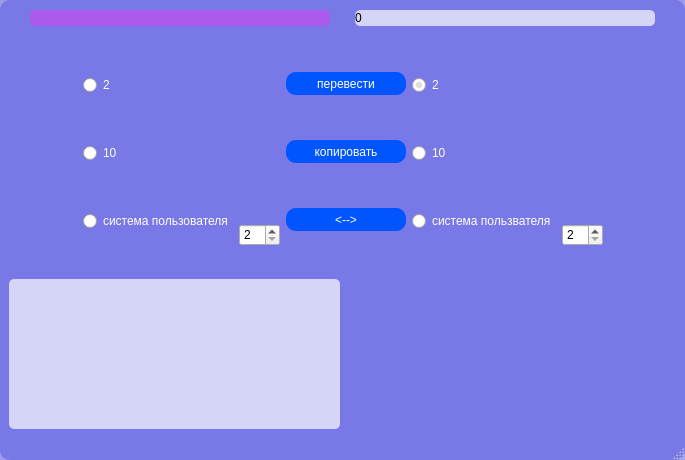
<?xml version="1.0" encoding="UTF-8"?>
<ui version="4.0">
 <class>MainWindow</class>
 <widget class="QMainWindow" name="MainWindow">
  <property name="geometry">
   <rect>
    <x>0</x>
    <y>0</y>
    <width>685</width>
    <height>460</height>
   </rect>
  </property>
  <property name="windowTitle">
   <string>MainWindow</string>
  </property>
  <property name="styleSheet">
   <string notr="true">QMainWindow {
	border-radius : 10px;
	background-color: rgba(100,100, 225, 165);
}
QLabel{
	border-radius : 5px;
	background-color: rgba(255,255, 255, 175);

}
QRadioButton{
color: rgb(255, 255, 255);
}</string>
  </property>
  <widget class="QWidget" name="centralwidget">
   <layout class="QVBoxLayout" name="verticalLayout_12">
    <item>
     <layout class="QHBoxLayout" name="horizontalLayout" stretch="1,0">
      <property name="spacing">
       <number>5</number>
      </property>
      <property name="sizeConstraint">
       <enum>QLayout::SetNoConstraint</enum>
      </property>
      <property name="leftMargin">
       <number>1</number>
      </property>
      <property name="topMargin">
       <number>1</number>
      </property>
      <property name="rightMargin">
       <number>1</number>
      </property>
      <property name="bottomMargin">
       <number>1</number>
      </property>
      <item>
       <widget class="QLineEdit" name="lineEdit">
        <property name="minimumSize">
         <size>
          <width>280</width>
          <height>0</height>
         </size>
        </property>
        <property name="maximumSize">
         <size>
          <width>300</width>
          <height>16777215</height>
         </size>
        </property>
        <property name="styleSheet">
         <string notr="true">border-radius: 5px;
background-color: rgb(129, 69, 189);
color: rgb(255, 255, 255);
font: 11pt &quot;Ubuntu&quot;;
background-color: rgba(255, 46, 245, 100);</string>
        </property>
       </widget>
      </item>
      <item>
       <widget class="QLabel" name="label">
        <property name="minimumSize">
         <size>
          <width>280</width>
          <height>0</height>
         </size>
        </property>
        <property name="maximumSize">
         <size>
          <width>300</width>
          <height>16777215</height>
         </size>
        </property>
        <property name="styleSheet">
         <string notr="true">
	border-radius : 5px;
font: 11pt &quot;Ubuntu&quot;;</string>
        </property>
        <property name="text">
         <string>0</string>
        </property>
       </widget>
      </item>
     </layout>
    </item>
    <item>
     <layout class="QHBoxLayout" name="horizontalLayout_3">
      <item>
       <spacer name="horizontalSpacer_4">
        <property name="orientation">
         <enum>Qt::Horizontal</enum>
        </property>
        <property name="sizeHint" stdset="0">
         <size>
          <width>40</width>
          <height>20</height>
         </size>
        </property>
       </spacer>
      </item>
      <item>
       <layout class="QVBoxLayout" name="verticalLayout">
        <item>
         <widget class="QRadioButton" name="radioButton">
          <property name="styleSheet">
           <string notr="true"/>
          </property>
          <property name="text">
           <string>2</string>
          </property>
         </widget>
        </item>
        <item>
         <widget class="QRadioButton" name="radioButton_2">
          <property name="text">
           <string>10</string>
          </property>
          <property name="checked">
           <bool>true</bool>
          </property>
         </widget>
        </item>
        <item>
         <widget class="QRadioButton" name="radioButton_3">
          <property name="text">
           <string>система пользователя</string>
          </property>
         </widget>
        </item>
       </layout>
      </item>
      <item>
       <layout class="QVBoxLayout" name="verticalLayout_9">
        <item>
         <spacer name="verticalSpacer_8">
          <property name="orientation">
           <enum>Qt::Vertical</enum>
          </property>
          <property name="sizeHint" stdset="0">
           <size>
            <width>20</width>
            <height>40</height>
           </size>
          </property>
         </spacer>
        </item>
        <item>
         <spacer name="verticalSpacer_6">
          <property name="orientation">
           <enum>Qt::Vertical</enum>
          </property>
          <property name="sizeHint" stdset="0">
           <size>
            <width>20</width>
            <height>40</height>
           </size>
          </property>
         </spacer>
        </item>
        <item>
         <spacer name="verticalSpacer_9">
          <property name="orientation">
           <enum>Qt::Vertical</enum>
          </property>
          <property name="sizeHint" stdset="0">
           <size>
            <width>20</width>
            <height>40</height>
           </size>
          </property>
         </spacer>
        </item>
        <item>
         <spacer name="verticalSpacer_14">
          <property name="orientation">
           <enum>Qt::Vertical</enum>
          </property>
          <property name="sizeHint" stdset="0">
           <size>
            <width>20</width>
            <height>40</height>
           </size>
          </property>
         </spacer>
        </item>
        <item>
         <spacer name="verticalSpacer_10">
          <property name="orientation">
           <enum>Qt::Vertical</enum>
          </property>
          <property name="sizeHint" stdset="0">
           <size>
            <width>20</width>
            <height>40</height>
           </size>
          </property>
         </spacer>
        </item>
        <item>
         <spacer name="verticalSpacer_13">
          <property name="orientation">
           <enum>Qt::Vertical</enum>
          </property>
          <property name="sizeHint" stdset="0">
           <size>
            <width>20</width>
            <height>40</height>
           </size>
          </property>
         </spacer>
        </item>
        <item>
         <spacer name="verticalSpacer_16">
          <property name="orientation">
           <enum>Qt::Vertical</enum>
          </property>
          <property name="sizeHint" stdset="0">
           <size>
            <width>20</width>
            <height>40</height>
           </size>
          </property>
         </spacer>
        </item>
        <item>
         <widget class="QSpinBox" name="spinBox">
          <property name="styleSheet">
           <string notr="true">font: 11pt &quot;Ubuntu&quot;;</string>
          </property>
          <property name="minimum">
           <number>2</number>
          </property>
          <property name="maximum">
           <number>16</number>
          </property>
         </widget>
        </item>
        <item>
         <spacer name="verticalSpacer_4">
          <property name="orientation">
           <enum>Qt::Vertical</enum>
          </property>
          <property name="sizeHint" stdset="0">
           <size>
            <width>20</width>
            <height>40</height>
           </size>
          </property>
         </spacer>
        </item>
        <item>
         <spacer name="verticalSpacer_7">
          <property name="orientation">
           <enum>Qt::Vertical</enum>
          </property>
          <property name="sizeType">
           <enum>QSizePolicy::Expanding</enum>
          </property>
          <property name="sizeHint" stdset="0">
           <size>
            <width>20</width>
            <height>5</height>
           </size>
          </property>
         </spacer>
        </item>
       </layout>
      </item>
      <item>
       <layout class="QVBoxLayout" name="verticalLayout_10">
        <item>
         <widget class="QPushButton" name="pushButton">
          <property name="minimumSize">
           <size>
            <width>0</width>
            <height>23</height>
           </size>
          </property>
          <property name="styleSheet">
           <string notr="true">background-color: rgb(39, 46, 143);
font: 13pt &quot;Ubuntu&quot;;
border-radius: 10px;
color: white;
background-color: rgb(0, 85, 255);
</string>
          </property>
          <property name="text">
           <string>перевести</string>
          </property>
         </widget>
        </item>
        <item>
         <widget class="QPushButton" name="pushButton_2">
          <property name="minimumSize">
           <size>
            <width>120</width>
            <height>23</height>
           </size>
          </property>
          <property name="styleSheet">
           <string notr="true">background-color: rgb(39, 46, 143);
font: 13pt &quot;Ubuntu&quot;;
border-radius: 10px;
color: white;
background-color: rgb(0, 85, 255);
</string>
          </property>
          <property name="text">
           <string>копировать</string>
          </property>
         </widget>
        </item>
        <item>
         <widget class="QPushButton" name="pushButton_3">
          <property name="minimumSize">
           <size>
            <width>0</width>
            <height>23</height>
           </size>
          </property>
          <property name="styleSheet">
           <string notr="true">background-color: rgb(39, 46, 143);
font: 13pt &quot;Ubuntu&quot;;
border-radius: 10px;
color: white;
background-color: rgb(0, 85, 255);
</string>
          </property>
          <property name="text">
           <string>&lt;--&gt;</string>
          </property>
         </widget>
        </item>
       </layout>
      </item>
      <item>
       <layout class="QVBoxLayout" name="verticalLayout_2">
        <item>
         <widget class="QRadioButton" name="radioButton_4">
          <property name="text">
           <string>2</string>
          </property>
          <property name="checked">
           <bool>true</bool>
          </property>
         </widget>
        </item>
        <item>
         <widget class="QRadioButton" name="radioButton_5">
          <property name="text">
           <string>10</string>
          </property>
          <property name="checked">
           <bool>false</bool>
          </property>
         </widget>
        </item>
        <item>
         <widget class="QRadioButton" name="radioButton_6">
          <property name="text">
           <string>система пользвателя</string>
          </property>
         </widget>
        </item>
       </layout>
      </item>
      <item>
       <layout class="QVBoxLayout" name="verticalLayout_4">
        <item>
         <spacer name="verticalSpacer_11">
          <property name="orientation">
           <enum>Qt::Vertical</enum>
          </property>
          <property name="sizeHint" stdset="0">
           <size>
            <width>20</width>
            <height>40</height>
           </size>
          </property>
         </spacer>
        </item>
        <item>
         <spacer name="verticalSpacer_12">
          <property name="orientation">
           <enum>Qt::Vertical</enum>
          </property>
          <property name="sizeHint" stdset="0">
           <size>
            <width>20</width>
            <height>40</height>
           </size>
          </property>
         </spacer>
        </item>
        <item>
         <spacer name="verticalSpacer">
          <property name="orientation">
           <enum>Qt::Vertical</enum>
          </property>
          <property name="sizeHint" stdset="0">
           <size>
            <width>20</width>
            <height>40</height>
           </size>
          </property>
         </spacer>
        </item>
        <item>
         <spacer name="verticalSpacer_19">
          <property name="orientation">
           <enum>Qt::Vertical</enum>
          </property>
          <property name="sizeHint" stdset="0">
           <size>
            <width>20</width>
            <height>40</height>
           </size>
          </property>
         </spacer>
        </item>
        <item>
         <spacer name="verticalSpacer_15">
          <property name="orientation">
           <enum>Qt::Vertical</enum>
          </property>
          <property name="sizeHint" stdset="0">
           <size>
            <width>20</width>
            <height>40</height>
           </size>
          </property>
         </spacer>
        </item>
        <item>
         <spacer name="verticalSpacer_18">
          <property name="orientation">
           <enum>Qt::Vertical</enum>
          </property>
          <property name="sizeHint" stdset="0">
           <size>
            <width>20</width>
            <height>40</height>
           </size>
          </property>
         </spacer>
        </item>
        <item>
         <spacer name="verticalSpacer_17">
          <property name="orientation">
           <enum>Qt::Vertical</enum>
          </property>
          <property name="sizeHint" stdset="0">
           <size>
            <width>20</width>
            <height>40</height>
           </size>
          </property>
         </spacer>
        </item>
        <item>
         <widget class="QSpinBox" name="spinBox_3">
          <property name="styleSheet">
           <string notr="true">font: 11pt &quot;Ubuntu&quot;;</string>
          </property>
          <property name="minimum">
           <number>2</number>
          </property>
          <property name="maximum">
           <number>16</number>
          </property>
         </widget>
        </item>
        <item>
         <spacer name="verticalSpacer_5">
          <property name="orientation">
           <enum>Qt::Vertical</enum>
          </property>
          <property name="sizeHint" stdset="0">
           <size>
            <width>20</width>
            <height>40</height>
           </size>
          </property>
         </spacer>
        </item>
        <item>
         <spacer name="verticalSpacer_3">
          <property name="orientation">
           <enum>Qt::Vertical</enum>
          </property>
          <property name="sizeType">
           <enum>QSizePolicy::Expanding</enum>
          </property>
          <property name="sizeHint" stdset="0">
           <size>
            <width>20</width>
            <height>5</height>
           </size>
          </property>
         </spacer>
        </item>
       </layout>
      </item>
      <item>
       <spacer name="horizontalSpacer">
        <property name="orientation">
         <enum>Qt::Horizontal</enum>
        </property>
        <property name="sizeHint" stdset="0">
         <size>
          <width>40</width>
          <height>20</height>
         </size>
        </property>
       </spacer>
      </item>
     </layout>
    </item>
    <item>
     <spacer name="verticalSpacer_2">
      <property name="orientation">
       <enum>Qt::Vertical</enum>
      </property>
      <property name="sizeType">
       <enum>QSizePolicy::Maximum</enum>
      </property>
      <property name="sizeHint" stdset="0">
       <size>
        <width>20</width>
        <height>0</height>
       </size>
      </property>
     </spacer>
    </item>
    <item>
     <layout class="QHBoxLayout" name="horizontalLayout_4">
      <item>
       <widget class="QLabel" name="label_2">
        <property name="styleSheet">
         <string notr="true">
color: rgb(255, 0, 0);
font: 15pt &quot;Ubuntu&quot;;</string>
        </property>
        <property name="text">
         <string/>
        </property>
       </widget>
      </item>
      <item>
       <widget class="QLabel" name="label_3">
        <property name="minimumSize">
         <size>
          <width>10</width>
          <height>150</height>
         </size>
        </property>
        <property name="styleSheet">
         <string notr="true">
	background-color: rgba(255,255, 255, 0);

</string>
        </property>
        <property name="text">
         <string/>
        </property>
       </widget>
      </item>
     </layout>
    </item>
   </layout>
  </widget>
  <widget class="QMenuBar" name="menubar">
   <property name="geometry">
    <rect>
     <x>0</x>
     <y>0</y>
     <width>685</width>
     <height>22</height>
    </rect>
   </property>
  </widget>
  <widget class="QStatusBar" name="statusbar"/>
 </widget>
 <resources/>
 <connections/>
</ui>
